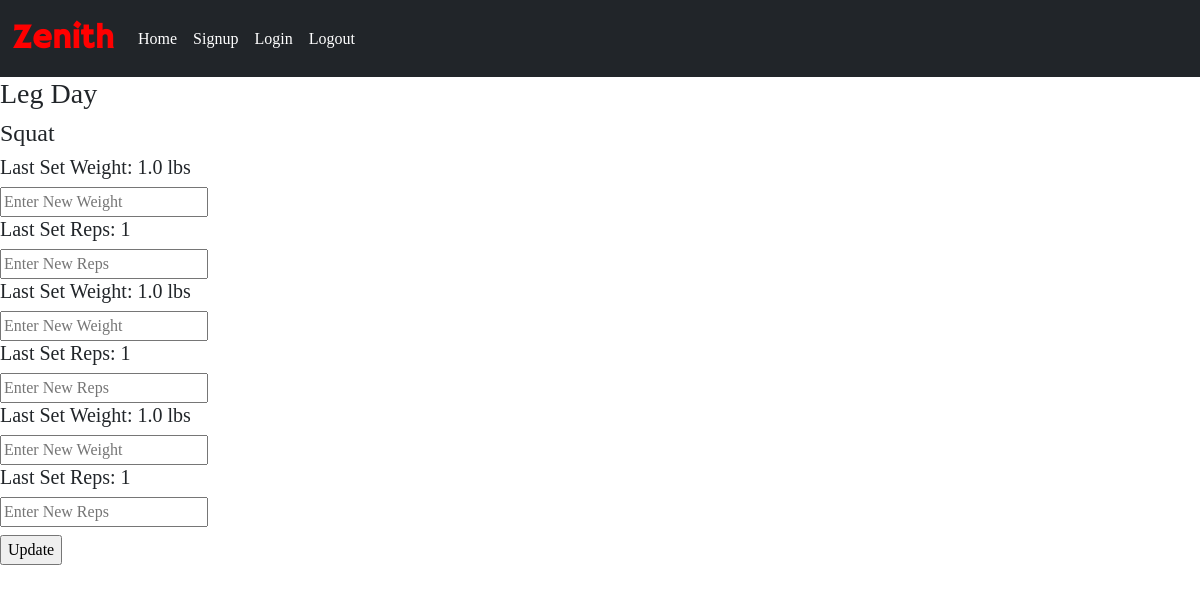
/schedule/2 (signed in), run on an earlier commit of the app's database.
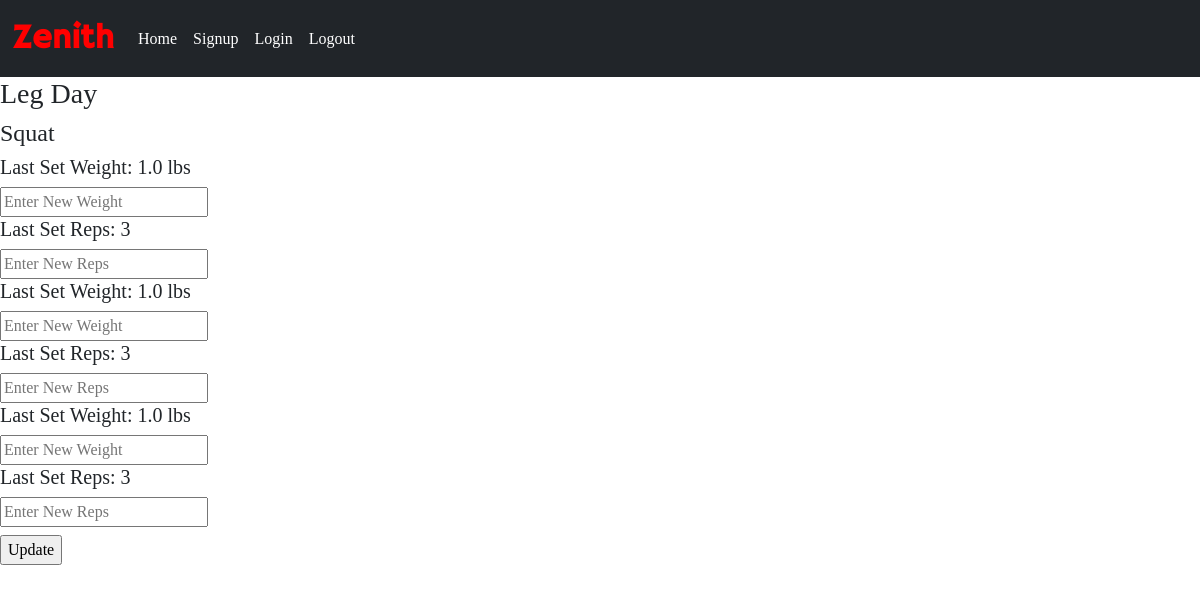
And on a later commit of the database.
### website/models.py (models this page shows)
class Set(db.Model, UserMixin):
    id = db.Column(db.Integer, primary_key=True)
    reps = db.Column(db.Integer, nullable=False)
    weight = db.Column(db.Float, nullable=False)
    exercise_id = db.Column(db.Integer, db.ForeignKey('exercise.id'), nullable=False)
    user_id = db.Column(db.Integer, db.ForeignKey('user.id'), nullable=False)

### website/training.py (the view, shortened to what this page needs)
@training.route("/schedule/<schedule_id>", methods=["POST", "GET"])
@login_required
def run_schedule(schedule_id):
    schedule_name = Schedule.query.filter_by(id=schedule_id).first()
    exercises = Exercise.query.filter_by(schedule_id=schedule_id).all()
    sets = Set.query.filter_by(user_id=current_user.id).all()
    if schedule_name.user_id != current_user.id:
        flash("You do not own that schedule!", "danger")
        return redirect(url_for("training.home"))
    return render_template("run_schedule.html", schedule=schedule_name, exercises=exercises, sets=sets)

### website/__init__.py (called while the page is built)
def create_app():
    app = Flask(__name__)
    app.config["SQLALCHEMY_DATABASE_URI"] = "sqlite:///project.db"
    app.config['SECRET_KEY'] = 'mbgodbnfvojvnseofefqwdqwifgbjdfsnf'
    db.init_app(app)
    from .auth import auth
    app.register_blueprint(auth)
    from .training import training
    app.register_blueprint(training)
    from .models import User
    create_database(app)
    login_manager.login_view = "auth.login"
    login_manager.login_message = "You must be signed in to reach this page!"
    login_manager.login_message_category = "danger"
    login_manager.init_app(app)
    @login_manager.user_loader
    def load_user(id):
        return User.query.get(int(id))
    return app

### website/templates/run_schedule.html (shortened to what this page needs)
{% extends 'base.html' %}
{% block content %}
<h3>{{schedule.schedule_name}}</h3>
<form method="post">
    {% for exercise in exercises %}
        <h4>{{ exercise.exercise_name }}</h4>
        {% for set in sets %}
            {% if exercise.id == set.exercise_id %}
                <h5>Last Set Weight: {{ set.weight }} lbs</h5>
                <input type="text" placeholder="Enter New Weight" name="new_weight_{{ set.id }}">
                <h5>Last Set Reps: {{ set.reps }}</h5>
                <input type="text" placeholder="Enter New Reps" name="new_reps_{{ set.id }}">
            {% endif %}
        {% endfor %}
    {% endfor %}
    <br>
    <input type="submit" class="mt-2" value="Update">
</form>
{% endblock %}

What changed in the data, as far as the page shows it:
changed Set (number 1 of 3 on the later page): reps "1" → "3"
changed Set (number 2 of 3 on the later page): reps "1" → "3"
changed Set (number 3 of 3 on the later page): reps "1" → "3"
